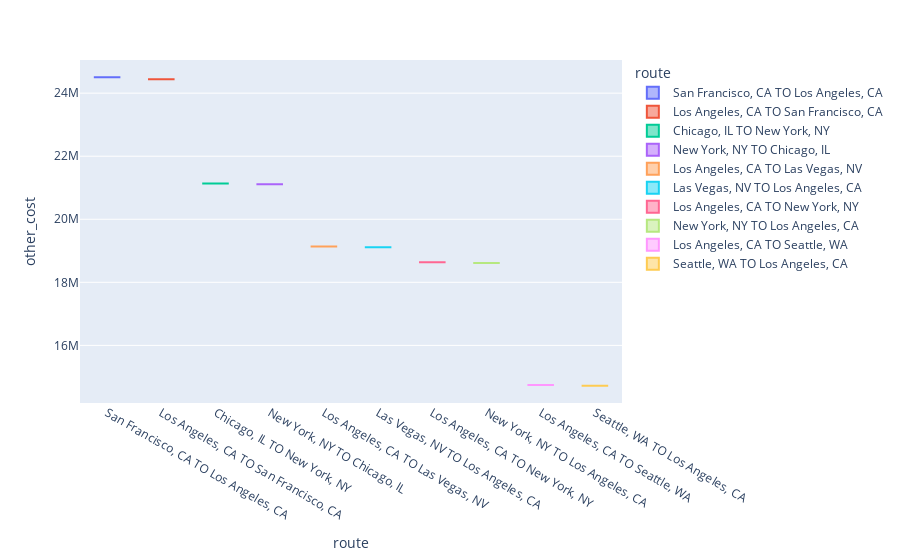

Source (notebook cell):
### Code cell
df_other_cost_route=data.sort_values(by='other_cost',ascending=False)[:10]
fig = px.box(df_other_cost_route, x="route", y="other_cost", color='route')
fig.show()

### Figure 1 — Plotly figure (JSON) as saved in the notebook; plotly's stock layout.template omitted (floating-point values rounded to 4 significant figures)
{"data": [{"alignmentgroup": "True", "hovertemplate": "route=%{x}<br>other_cost=%{y}<extra></extra>", "legendgroup": "San Francisco, CA TO Los Angeles, CA", "marker": {"color": "#636efa"}, "name": "San Francisco, CA TO Los Angeles, CA", "notched": false, "offsetgroup": "San Francisco, CA TO Los Angeles, CA", "orientation": "v", "showlegend": true, "type": "box", "x": ["San Francisco, CA TO Los Angeles, CA"], "x0": " ", "xaxis": "x", "y": [24510000.0], "y0": " ", "yaxis": "y"}, {"alignmentgroup": "True", "hovertemplate": "route=%{x}<br>other_cost=%{y}<extra></extra>", "legendgroup": "Los Angeles, CA TO San Francisco, CA", "marker": {"color": "#EF553B"}, "name": "Los Angeles, CA TO San Francisco, CA", "notched": false, "offsetgroup": "Los Angeles, CA TO San Francisco, CA", "orientation": "v", "showlegend": true, "type": "box", "x": ["Los Angeles, CA TO San Francisco, CA"], "x0": " ", "xaxis": "x", "y": [24440000.0], "y0": " ", "yaxis": "y"}, {"alignmentgroup": "True", "hovertemplate": "route=%{x}<br>other_cost=%{y}<extra></extra>", "legendgroup": "Chicago, IL TO New York, NY", "marker": {"color": "#00cc96"}, "name": "Chicago, IL TO New York, NY", "notched": false, "offsetgroup": "Chicago, IL TO New York, NY", "orientation": "v", "showlegend": true, "type": "box", "x": ["Chicago, IL TO New York, NY"], "x0": " ", "xaxis": "x", "y": [21130000.0], "y0": " ", "yaxis": "y"}, {"alignmentgroup": "True", "hovertemplate": "route=%{x}<br>other_cost=%{y}<extra></extra>", "legendgroup": "New York, NY TO Chicago, IL", "marker": {"color": "#ab63fa"}, "name": "New York, NY TO Chicago, IL", "notched": false, "offsetgroup": "New York, NY TO Chicago, IL", "orientation": "v", "showlegend": true, "type": "box", "x": ["New York, NY TO Chicago, IL"], "x0": " ", "xaxis": "x", "y": [21110000.0], "y0": " ", "yaxis": "y"}, {"alignmentgroup": "True", "hovertemplate": "route=%{x}<br>other_cost=%{y}<extra></extra>", "legendgroup": "Los Angeles, CA TO Las Vegas, NV", "marker": {"color": "#FFA15A"}, "name": "Los Angeles, CA TO Las Vegas, NV", "notched": false, "offsetgroup": "Los Angeles, CA TO Las Vegas, NV", "orientation": "v", "showlegend": true, "type": "box", "x": ["Los Angeles, CA TO Las Vegas, NV"], "x0": " ", "xaxis": "x", "y": [19140000.0], "y0": " ", "yaxis": "y"}, {"alignmentgroup": "True", "hovertemplate": "route=%{x}<br>other_cost=%{y}<extra></extra>", "legendgroup": "Las Vegas, NV TO Los Angeles, CA", "marker": {"color": "#19d3f3"}, "name": "Las Vegas, NV TO Los Angeles, CA", "notched": false, "offsetgroup": "Las Vegas, NV TO Los Angeles, CA", "orientation": "v", "showlegend": true, "type": "box", "x": ["Las Vegas, NV TO Los Angeles, CA"], "x0": " ", "xaxis": "x", "y": [19110000.0], "y0": " ", "yaxis": "y"}, {"alignmentgroup": "True", "hovertemplate": "route=%{x}<br>other_cost=%{y}<extra></extra>", "legendgroup": "Los Angeles, CA TO New York, NY", "marker": {"color": "#FF6692"}, "name": "Los Angeles, CA TO New York, NY", "notched": false, "offsetgroup": "Los Angeles, CA TO New York, NY", "orientation": "v", "showlegend": true, "type": "box", "x": ["Los Angeles, CA TO New York, NY"], "x0": " ", "xaxis": "x", "y": [18640000.0], "y0": " ", "yaxis": "y"}, {"alignmentgroup": "True", "hovertemplate": "route=%{x}<br>other_cost=%{y}<extra></extra>", "legendgroup": "New York, NY TO Los Angeles, CA", "marker": {"color": "#B6E880"}, "name": "New York, NY TO Los Angeles, CA", "notched": false, "offsetgroup": "New York, NY TO Los Angeles, CA", "orientation": "v", "showlegend": true, "type": "box", "x": ["New York, NY TO Los Angeles, CA"], "x0": " ", "xaxis": "x", "y": [18610000.0], "y0": " ", "yaxis": "y"}, {"alignmentgroup": "True", "hovertemplate": "route=%{x}<br>other_cost=%{y}<extra></extra>", "legendgroup": "Los Angeles, CA TO Seattle, WA", "marker": {"color": "#FF97FF"}, "name": "Los Angeles, CA TO Seattle, WA", "notched": false, "offsetgroup": "Los Angeles, CA TO Seattle, WA", "orientation": "v", "showlegend": true, "type": "box", "x": ["Los Angeles, CA TO Seattle, WA"], "x0": " ", "xaxis": "x", "y": [14750000.0], "y0": " ", "yaxis": "y"}, {"alignmentgroup": "True", "hovertemplate": "route=%{x}<br>other_cost=%{y}<extra></extra>", "legendgroup": "Seattle, WA TO Los Angeles, CA", "marker": {"color": "#FECB52"}, "name": "Seattle, WA TO Los Angeles, CA", "notched": false, "offsetgroup": "Seattle, WA TO Los Angeles, CA", "orientation": "v", "showlegend": true, "type": "box", "x": ["Seattle, WA TO Los Angeles, CA"], "x0": " ", "xaxis": "x", "y": [14720000.0], "y0": " ", "yaxis": "y"}], "layout": {"boxmode": "overlay", "legend": {"title": {"text": "route"}, "tracegroupgap": 0}, "margin": {"t": 60}, "xaxis": {"anchor": "y", "categoryarray": ["San Francisco, CA TO Los Angeles, CA", "Los Angeles, CA TO San Francisco, CA", "Chicago, IL TO New York, NY", "New York, NY TO Chicago, IL", "Los Angeles, CA TO Las Vegas, NV", "Las Vegas, NV TO Los Angeles, CA", "Los Angeles, CA TO New York, NY", "New York, NY TO Los Angeles, CA", "Los Angeles, CA TO Seattle, WA", "Seattle, WA TO Los Angeles, CA"], "categoryorder": "array", "domain": [0, 1], "title": {"text": "route"}}, "yaxis": {"anchor": "x", "domain": [0, 1], "title": {"text": "other_cost"}}}}
